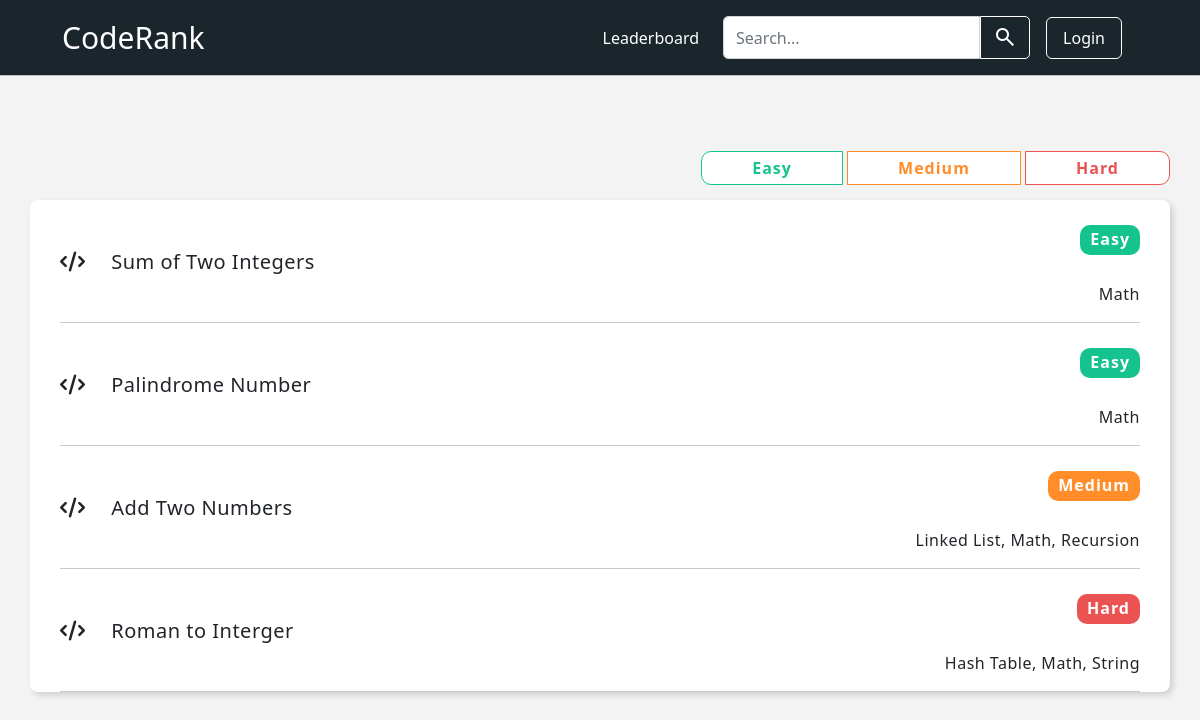
The page / on the database its author committed.
### base/models.py (models this page shows, shortened)
class Problem(models.Model):
    name = models.CharField(max_length=100)
    desc = models.TextField()
    topic_tag = models.CharField(max_length=100, null=True)
    difficulty = models.CharField(max_length = 100, null=True)
    status = models.BooleanField(default=False)

### base/views.py (the view)
# urls.py: 2. Add a URL to urlpatterns:  path('', views.home, name='home')
def home(request):
    q = request.GET.get('q') if request.GET.get('q') != None else ''
    problems = Problem.objects.filter(
        Q(name__icontains = q) |
        Q(topic_tag__icontains = q) |
        Q(difficulty__icontains = q)
    )
    context = {'problems':problems}
    return render(request, 'base/home.html', context)

### base/templates/base/home.html (shortened to what this page needs)
{% extends 'main.html' %}
{% block content %}
<div class="home">
    <div class="diff-btns">
        <a href="/?q=Easy" class="diff-btn easy">Easy</a>
        <a href="/?q=Medium" class="diff-btn medium">Medium</a>
        <a href="/?q=Hard" class="diff-btn hard">Hard</a>
    </div>
    <div class="container-fluid home2">
        <div>
        {% for problem in problems %}
            <div class="problem">
                <a href="{% url 'problemPage' problem.id %}" class="problem-head">
                    <h5> <i class="fa fa-code"></i> {{problem.name}} </h5>
                </a>
                <p class="difficulty"
                style=" {% if problem.difficulty == 'Easy' %}
                            background-color: #14C38E;
                        {% elif problem.difficulty == 'Medium' %}
                            background-color: #FF8D29;
                        {% else %}
                            background-color: #EB5353;
                        {% endif %}">
                    {{problem.difficulty}}
                </p>
                <p class="topic-tag">{{problem.topic_tag}}</p>
            </div>
            <hr class="hr1">
        {% endfor %}
        </div>
    </div>
</div>
{% endblock content %}

### templates/main.html (style rules this page uses)
body { background-color: #f3f3f3; }
hr { margin: 0; padding: 0; }

### rows shown on the page
Problem: name "Sum of Two Integers", difficulty "Easy", topic_tag "Math"
Problem: name "Palindrome Number", difficulty "Easy", topic_tag "Math"
Problem: name "Add Two Numbers", difficulty "Medium", topic_tag "Linked List, Math, Recursion"
Problem: name "Roman to Interger", difficulty "Hard", topic_tag "Hash Table, Math, String"
